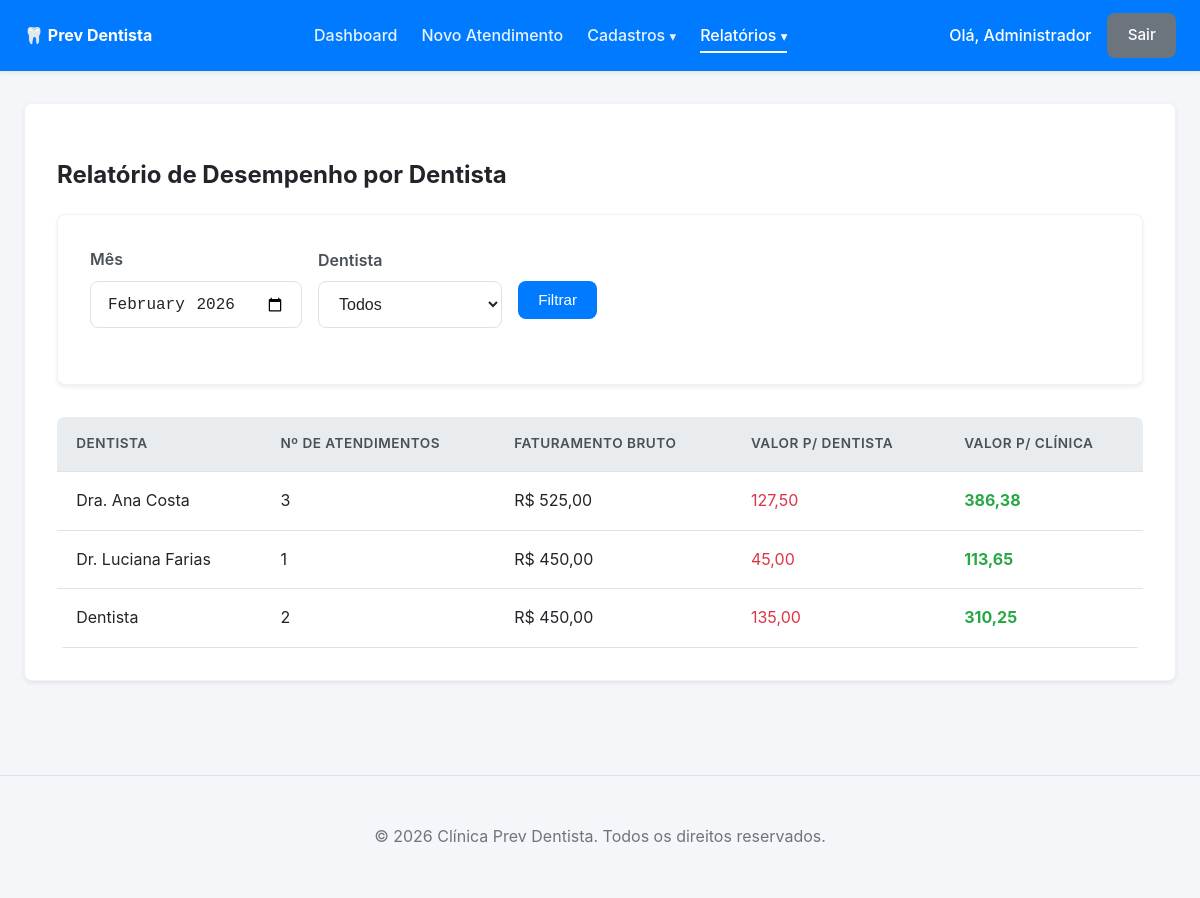
The page /relatorio_dentistas.php (signed in) on the database its author committed.
### tables this page shows
CREATE TABLE IF NOT EXISTS `usuarios` (
  `id` int NOT NULL AUTO_INCREMENT,
  `nome` varchar(100) NOT NULL,
  `login` varchar(50) NOT NULL,
  `senha` varchar(255) NOT NULL,
  `perfil` enum('proprietario','recepcionista','dentista') NOT NULL,
  `criado_em` timestamp NULL DEFAULT CURRENT_TIMESTAMP,
  PRIMARY KEY (`id`),
  UNIQUE KEY `login` (`login`)
);

### relatorio_dentistas.php (the view, shortened to what this page needs)
<?php
require_once 'config/database.php';
require_once 'views/header.php';
$mes = isset($_GET['mes']) ? $_GET['mes'] : date('Y-m');
$data_inicio = date('Y-m-01', strtotime($mes));
$data_fim = date('Y-m-t', strtotime($mes));
try {
    $sql = "
        SELECT
            u.id as dentista_id,
            u.nome as dentista_nome,
            COUNT(atendimento_agg.id) as total_atendimentos,
            SUM(atendimento_agg.faturamento_bruto) as faturamento_bruto,
            SUM(atendimento_agg.valor_liquido_clinica) as valor_para_clinica,
            SUM(atendimento_agg.comissao_dentista) as valor_para_dentista
        FROM usuarios u
        JOIN (
            SELECT
                a.id_dentista,
                a.id,
                a.valor_liquido_clinica,
                a.comissao_dentista,
                COALESCE((SELECT SUM(ap.valor_procedimento) FROM atendimento_procedimentos ap WHERE ap.id_atendimento = a.id), 0) as faturamento_bruto
            FROM atendimentos a
            WHERE a.data_atendimento BETWEEN :data_inicio AND :data_fim
        ) as atendimento_agg ON u.id = atendimento_agg.id_dentista
    ";
    $params = [
        'data_inicio' => $data_inicio . ' 00:00:00',
        'data_fim' => $data_fim . ' 23:59:59'
    ];
    $sql .= " GROUP BY u.id, u.nome ORDER BY faturamento_bruto DESC";
    $stmt = $pdo->prepare($sql);
    $stmt->execute($params);
    $relatorio_dentistas = $stmt->fetchAll();
} catch (Exception $e) {
    echo "<p class='error'>Erro ao gerar relatório: " . $e->getMessage() . "</p>";
    $relatorio_dentistas = [];
    $dentistas = [];
}
?>
<div class="card">
    <h2>Relatório de Desempenho por Dentista</h2>
    <form method="GET" action="relatorio_dentistas.php" class="card" style="margin-top: 1rem;">
        <div style="display: flex; gap: 1rem; align-items: center; flex-wrap: wrap;">
            <div class="form-group">
                <label for="mes">Mês</label>
                <input type="month" name="mes" id="mes" value="<?= $mes ?>">
            </div>
            <div class="form-group">
                <label for="dentista_id">Dentista</label>
                <select name="dentista_id" id="dentista_id">
                    <option value="todos">Todos</option>
                </select>
            </div>
            <button type="submit" class="btn btn-primary">Filtrar</button>
        </div>
    </form>
    <div style="margin-top: 2rem;">
        <table>
            <thead>
                <tr>
                    <th>Dentista</th>
                    <th>Nº de Atendimentos</th>
                    <th>Faturamento Bruto</th>
                    <th>Valor p/ Dentista</th>
                    <th>Valor p/ Clínica</th>
                </tr>
            </thead>
            <tbody>
                <?php if (count($relatorio_dentistas) > 0): ?>
                    <?php foreach($relatorio_dentistas as $rel): ?>
                    <tr>
                        <td><?= htmlspecialchars($rel['dentista_nome']) ?></td>
                        <td><?= $rel['total_atendimentos'] ?></td>
                        <td>R$ <?= number_format($rel['faturamento_bruto'], 2, ',', '.') ?></td>
                        <td style="color: var(--danger-color);"><?= number_format($rel['valor_para_dentista'], 2, ',', '.') ?></td>
                        <td style="color: var(--success-color); font-weight: bold;"><?= number_format($rel['valor_para_clinica'], 2, ',', '.') ?></td>
                    </tr>
                    <?php endforeach; ?>
                <?php else: ?>
                    <tr>
                        <td colspan="5" style="text-align: center; padding: 20px;">Nenhum dado encontrado para os filtros selecionados.</td>
                    </tr>
                <?php endif; ?>
            </tbody>
        </table>
    </div>
</div>
<?php require_once 'views/footer.php'; ?>

### assets/css/style.css (style rules this page uses)
:root { --primary-color: #007bff; --primary-dark: #0056b3; --secondary-color: #6c757d; --success-color: #28a745; --danger-color: #dc3545; --warning-color: #ffc107; --info-color: #17a2b8; --background-color: #f4f6f9; --card-bg: #ffffff; --text-color: #212529; --text-muted: #6c757d; --border-color: #dee2e6; --navbar-bg: #ffffff; --shadow-sm: 0 0.125rem 0.25rem rgba(0, 0, 0, 0.075); --shadow-md: 0 0.5rem 1rem rgba(0, 0, 0, 0.15); --border-radius: 0.5rem; }
body { font-family: -apple-system, BlinkMacSystemFont, "Segoe UI", Roboto, "Helvetica Neue", Arial, sans-serif; background-color: var(--background-color); color: var(--text-color); margin: 0; padding: 0; line-height: 1.6; }
.btn { padding: 0.6rem 1.2rem; border: 1px solid transparent; border-radius: var(--border-radius); cursor: pointer; font-size: 0.95rem; font-weight: 500; text-decoration: none; display: inline-block; transition: all 0.2s; text-align: center; }
.btn-primary { background-color: var(--primary-color); color: white; }
.card { background-color: var(--card-bg); border-radius: var(--border-radius); box-shadow: var(--shadow-sm); padding: 2rem; margin-bottom: 2rem; border: 1px solid rgba(0,0,0,0.05); transition: box-shadow 0.3s ease; }
.form-group { margin-bottom: 1.5rem; }
label { display: block; margin-bottom: 0.5rem; font-weight: 600; color: #495057; }
input[type="text"], input[type="number"], input[type="password"], input[type="date"], input[type="month"], select, textarea { width: 100%; padding: 0.8rem 1rem; border: 1px solid var(--border-color); border-radius: var(--border-radius); box-sizing: border-box; font-size: 1rem; transition: border-color 0.2s, box-shadow 0.2s; background-color: #fff; color: var(--text-color); }
table { width: 100%; border-collapse: collapse; margin-top: 1rem; background-color: #fff; border-radius: var(--border-radius); overflow: hidden; }
th, td { padding: 1rem 1.2rem; text-align: left; border-bottom: 1px solid var(--border-color); }
thead th { background-color: #e9ecef; font-weight: 600; color: #495057; text-transform: uppercase; font-size: 0.85rem; letter-spacing: 0.5px; }

### rows shown on the page
usuarios: nome "Dra. Ana Costa", total_atendimentos "3", faturamento_bruto "525,00", valor_para_dentista "127,50", valor_para_clinica "386,38"
usuarios: nome "Dr. Luciana Farias", total_atendimentos "1", faturamento_bruto "450,00", valor_para_dentista "45,00", valor_para_clinica "113,65"
usuarios: nome "Dentista", total_atendimentos "2", faturamento_bruto "450,00", valor_para_dentista "135,00", valor_para_clinica "310,25"

### other values the page prints
$_SESSION['usuario_nome'] "Administrador"
